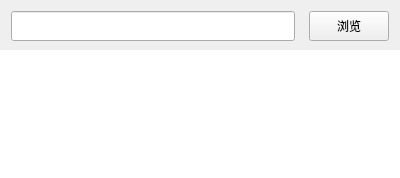
<?xml version="1.0" encoding="UTF-8"?>
<ui version="4.0">
 <class>SelectDirDlg</class>
 <widget class="QFrame" name="SelectDirDlg">
  <property name="geometry">
   <rect>
    <x>0</x>
    <y>0</y>
    <width>400</width>
    <height>178</height>
   </rect>
  </property>
  <property name="windowTitle">
   <string>SelectDirDlg</string>
  </property>
  <layout class="QVBoxLayout" name="verticalLayout">
   <property name="spacing">
    <number>0</number>
   </property>
   <property name="margin">
    <number>0</number>
   </property>
   <item>
    <widget class="QFrame" name="frame_analyze">
     <property name="sizePolicy">
      <sizepolicy hsizetype="Preferred" vsizetype="Expanding">
       <horstretch>0</horstretch>
       <verstretch>0</verstretch>
      </sizepolicy>
     </property>
     <property name="maximumSize">
      <size>
       <width>16777215</width>
       <height>50</height>
      </size>
     </property>
     <property name="frameShape">
      <enum>QFrame::NoFrame</enum>
     </property>
     <property name="frameShadow">
      <enum>QFrame::Raised</enum>
     </property>
     <layout class="QHBoxLayout" name="horizontalLayout">
      <item>
       <widget class="QLineEdit" name="edtPath">
        <property name="minimumSize">
         <size>
          <width>0</width>
          <height>30</height>
         </size>
        </property>
        <property name="readOnly">
         <bool>true</bool>
        </property>
       </widget>
      </item>
      <item>
       <spacer name="horizontalSpacer_3">
        <property name="orientation">
         <enum>Qt::Horizontal</enum>
        </property>
        <property name="sizeType">
         <enum>QSizePolicy::Fixed</enum>
        </property>
        <property name="sizeHint" stdset="0">
         <size>
          <width>8</width>
          <height>20</height>
         </size>
        </property>
       </spacer>
      </item>
      <item>
       <widget class="QPushButton" name="btnBrowse">
        <property name="minimumSize">
         <size>
          <width>60</width>
          <height>30</height>
         </size>
        </property>
        <property name="text">
         <string>浏览</string>
        </property>
       </widget>
      </item>
     </layout>
    </widget>
   </item>
   <item>
    <widget class="QStackedWidget" name="stack">
     <property name="currentIndex">
      <number>0</number>
     </property>
     <widget class="QWidget" name="page">
      <layout class="QVBoxLayout" name="verticalLayout_2">
       <property name="spacing">
        <number>0</number>
       </property>
       <property name="margin">
        <number>0</number>
       </property>
       <item>
        <widget class="QListWidget" name="lstDevices">
         <property name="focusPolicy">
          <enum>Qt::NoFocus</enum>
         </property>
         <property name="frameShape">
          <enum>QFrame::NoFrame</enum>
         </property>
         <property name="alternatingRowColors">
          <bool>true</bool>
         </property>
         <property name="iconSize">
          <size>
           <width>24</width>
           <height>24</height>
          </size>
         </property>
        </widget>
       </item>
      </layout>
     </widget>
     <widget class="QWidget" name="page_2">
      <layout class="QVBoxLayout" name="verticalLayout_3">
       <property name="spacing">
        <number>0</number>
       </property>
       <property name="margin">
        <number>0</number>
       </property>
       <item>
        <widget class="QListWidget" name="lstForensicsType">
         <property name="focusPolicy">
          <enum>Qt::NoFocus</enum>
         </property>
         <property name="frameShape">
          <enum>QFrame::NoFrame</enum>
         </property>
         <property name="alternatingRowColors">
          <bool>true</bool>
         </property>
        </widget>
       </item>
      </layout>
     </widget>
    </widget>
   </item>
  </layout>
 </widget>
 <layoutdefault spacing="6" margin="11"/>
 <resources/>
 <connections/>
</ui>
